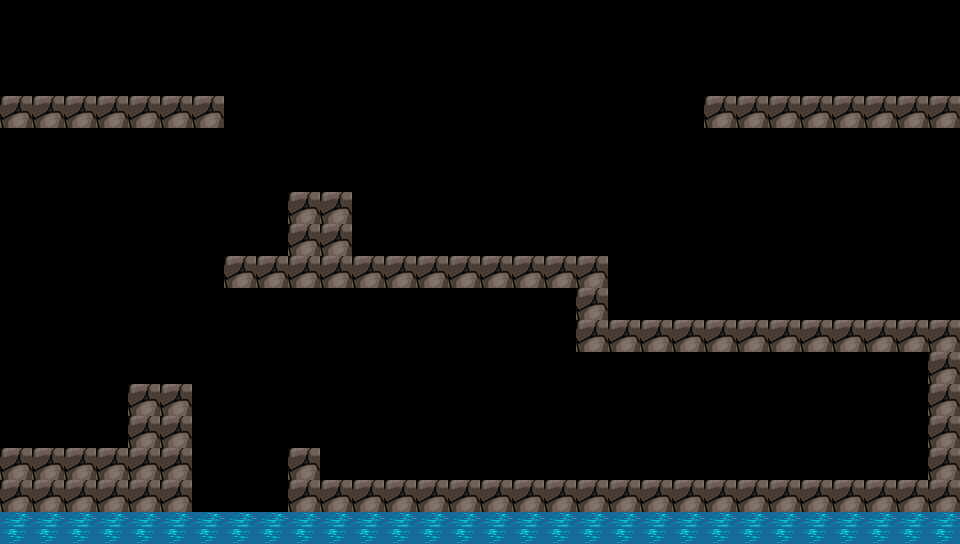

Rendered tile map (Tiled .tmx) drawn with the repository's tilesets; below, a short description and the map source with its tile grids summarised:
An orthogonal 30x17 tile map with 32x32 px tiles, 2 tile layers (bottom, top), 2 tilesets.

<map version="1.0" tiledversion="1.1.5" orientation="orthogonal" renderorder="right-down" width="30" height="17" tilewidth="32" tileheight="32" infinite="0" nextobjectid="1">
 <tileset firstgid="1" source="water.tsx" />
 <tileset firstgid="19" source="rock.tsx" />
 <layer name="bottom" width="30" height="17">
  <data>[510 cells, 116 non-empty, 2 distinct tile ids]</data>
 </layer>
 <layer name="top" width="30" height="17">
  <data>[510 cells, 0 non-empty, 0 distinct tile ids]</data>
 </layer>
</map>